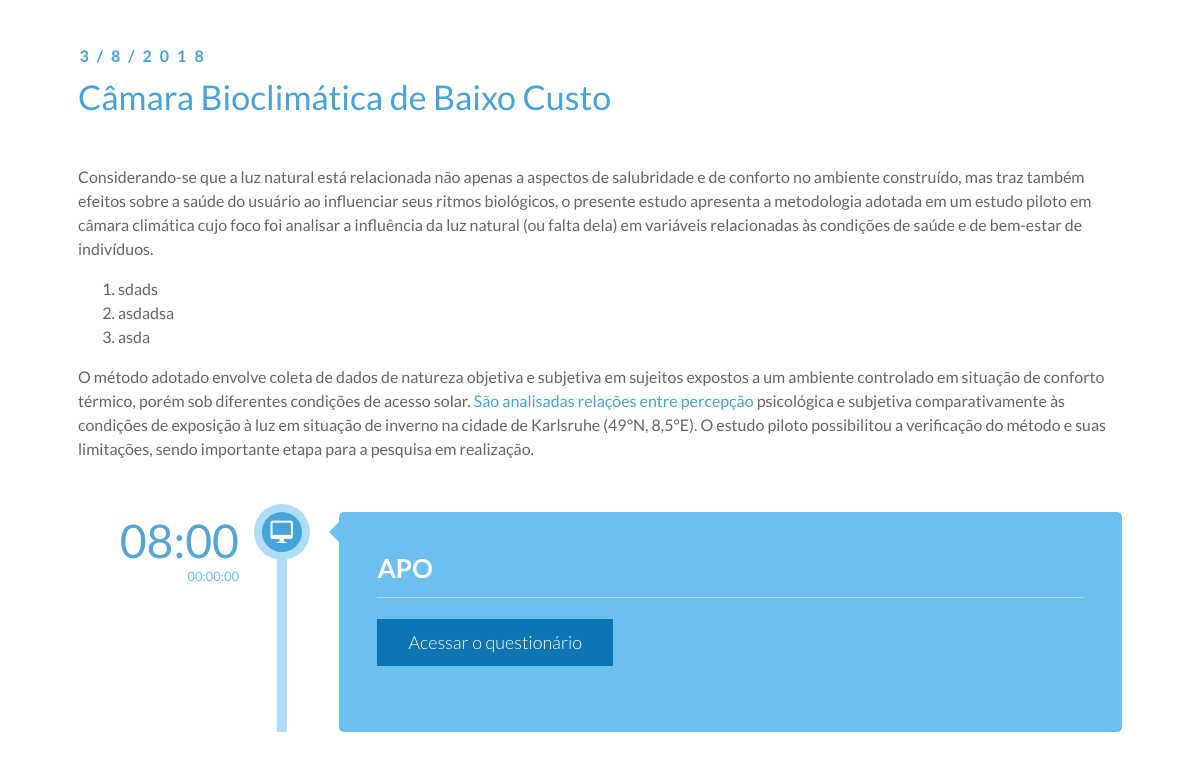
The page / on the database its author committed.
### tables this page shows
CREATE TABLE "configuration" (
	`id`	INTEGER PRIMARY KEY AUTOINCREMENT,
	`title`	TEXT NOT NULL,
	`intro`	TEXT,
	`answered`	TEXT,
	`access`	TEXT,
	`back`	TEXT,
	`stop`	TEXT,
	`password`	TEXT
);

CREATE TABLE "session" (
	`id`	INTEGER PRIMARY KEY AUTOINCREMENT,
	`timetablehour`	INTEGER NOT NULL,
	`timetableminute`	INTEGER NOT NULL
);

CREATE TABLE "questionnaire" (
	`id`	INTEGER PRIMARY KEY AUTOINCREMENT,
	`title`	INTEGER,
	`link`	TEXT,
	`session_id`	INTEGER NOT NULL,
	`sort`	INTEGER NOT NULL DEFAULT 0
);

### index.php (the view, shortened to what this page needs)
<?php
$db = new PDO('sqlite:storage/db.db');
$sql = "SELECT * FROM configuration";
$stmt = $db->prepare($sql);
$stmt->execute();
$config = $stmt->fetchAll(PDO::FETCH_ASSOC);
if (!isset($config[0])) {
	$sql = "INSERT INTO configuration (id, title, intro, answered, access, back, stop) VALUES (1, '', '', '', '', '', '')";
    $stmt = $db->prepare($sql);
    $stmt->execute();
	$sql = "SELECT * FROM configuration";
	$stmt = $db->prepare($sql);
	$stmt->execute();
	$config = $stmt->fetchAll(PDO::FETCH_ASSOC)[0];
} else {
	$config = $config[0];
}
$sql = "SELECT * FROM session ORDER BY timetablehour, timetableminute";
$stmt = $db->prepare($sql);
$stmt->execute();
$sessions = $stmt->fetchAll(PDO::FETCH_ASSOC);
foreach($sessions as $key => $value) {
	$sql = "SELECT * FROM questionnaire WHERE session_id = {$value['id']} ORDER BY sort, id";
	$stmt = $db->prepare($sql);
	$stmt->execute();
	$sessions[$key]['questionnaires'] = $stmt->fetchAll(PDO::FETCH_ASSOC);
}
?>
<!DOCTYPE html>
<html lang="pt-br" class="no-js">
	<head>
		<link rel="stylesheet" type="text/css" href="assets/css/default.css" />
		<link rel="stylesheet" type="text/css" href="assets/css/component.css" />
		<link rel="stylesheet" type="text/css" href="assets/css/button.css" />
	</head>
	<body>
		<div class="container">
			<header class="clearfix">
				<span id="today"></span>
                <h1><?php echo $config['title'] ?></h1>
			</header>
			<div class="main">
	            <?php if ($config['intro']) : ?>
				<div id="intro">
	            	<?php echo $config['intro'] ?>
		            <hr>
		        </div>
	        	<?php endif; ?>
				<ul class="cbp_tmtimeline">
					<?php foreach($sessions as $key => $value) : ?>
						<?php if ($value['questionnaires']) : ?>
						<li id="time<?php echo sprintf('%02d', $value['timetablehour']) . sprintf('%02d', $value['timetableminute']) ?>" class="session">
							<time class="cbp_tmtime" datetime="<?php echo sprintf('%02d', $value['timetablehour']) . ':' . sprintf('%02d', $value['timetableminute']) ?>"><span><?php echo sprintf('%02d', $value['timetablehour']) . ':' . sprintf('%02d', $value['timetableminute']) ?></span><span class="cronometer" date-hour="<?php echo $value['timetablehour'] ?>" date-minute="<?php echo $value['timetableminute'] ?>" ></span></time>
							<div class="cbp_tmicon cbp_tmicon-screen" id="session<?php echo $value['id'] ?>"></div>
							<div class="cbp_tmlabel">
							<?php foreach($value['questionnaires'] as $k => $v) : ?>
	                            <div class="questionnaire" id="q<?php echo $v['id'] ?>">
									<h2><?php echo $v['title'] ?></h2>
	                                <a href="<?php echo $v['link'] ?>" target="_blank" class="button answer"><?php echo $config['access'] ?></a>
	                            </div>
							<?php endforeach; ?>
							</div>
						</li>
						<?php endif; ?>
					<?php endforeach; ?>
				</ul>
			</div>
		</div>
	</body>
</html>

### assets/css/default.css (style rules this page uses)
*, *:after, *:before { -webkit-box-sizing: border-box; -moz-box-sizing: border-box; box-sizing: border-box; }
body, html { font-size: 100%; padding: 0; margin: 0; }
.clearfix:before, .clearfix:after { content: " "; display: table; }
.clearfix:after { clear: both; }
body { font-family: 'Lato', Calibri, Arial, sans-serif; color: #47a3da; }
a { color: #f0f0f0; text-decoration: none; }
#intro { font-size:16px; line-height:1.5; color:#666; }
#intro a { color: #47a3da; }
hr { border:none; margin: 20px 0; border-bottom: 1px solid rgba(255,255,255,0.4); }
h2 { font-size:26px; }
.main, .container > header { width: 95%; max-width: 69em; margin: 0 auto; padding: 0 1.875em 3.125em; }
.container > header { padding: 2.875em 1.875em 1.875em; }
.container > header h1 { font-size: 2.125em; line-height: 1.3; margin: 0; float: left; font-weight: 400; }
.container > header span { display: block; font-weight: 700; text-transform: uppercase; letter-spacing: 0.5em; padding: 0 0 0.6em 0.1em; }

### assets/css/component.css (style rules this page uses)
.cbp_tmtimeline { margin: 30px 0 0 0; padding: 0; list-style: none; position: relative; }
.cbp_tmtimeline:before { content: ''; position: absolute; top: 0; bottom: 0; width: 10px; background: #afdcf8; left: 20%; margin-left: -10px; }
.cbp_tmtimeline > li { position:relative; }
.cbp_tmtimeline > li .cbp_tmtime { display: block; width: 25%; padding-right: 100px; position: absolute; }
.cbp_tmtimeline > li .cbp_tmtime span { display: block; text-align: right; }
.cbp_tmtimeline > li .cbp_tmtime span:first-child { font-size: 2.9em; color: #56a5d2; }
.cbp_tmtimeline > li .cbp_tmtime span:last-child { font-size: 0.9em; color: #bdd0db; }
.cbp_tmtimeline > li:nth-child(odd) .cbp_tmtime span:last-child { color: #6cbfee; }
.cbp_tmtimeline > li .cbp_tmlabel { margin: 0 0 15px 25%; background: #56a5d2; color: #fff; padding: 2em; font-size: 1.2em; font-weight: 300; line-height: 1.4; position: relative; border-radius: 5px; }
.cbp_tmtimeline > li:nth-child(odd) .cbp_tmlabel { background: #6cbfee; }
.cbp_tmtimeline > li .cbp_tmlabel h2 { margin-top: 0px; padding: 0 0 10px 0; border-bottom: 1px solid rgba(255,255,255,0.4); }
.cbp_tmtimeline > li .cbp_tmlabel:after { right: 100%; border: solid transparent; content: " "; height: 0; width: 0; position: absolute; pointer-events: none; border-right-color: #56a5d2; border-width: 10px; top: 10px; }
.cbp_tmtimeline > li:nth-child(odd) .cbp_tmlabel:after { border-right-color: #6cbfee; }
.cbp_tmtimeline > li .cbp_tmicon { width: 40px; height: 40px; font-family: 'ecoico'; speak: none; font-style: normal; font-weight: normal; font-variant: normal; text-transform: none; font-size: 1.4em; line-height: 40px; -webkit-font-smoothing: antialiased; position: absolute; color: #fff; background: #46a4da; border-radius: 50%; box-shadow: 0 0 0 8px #afdcf8; text-align: center; left: 20%; top: 0; margin: 0 0 0 -25px; }
.cbp_tmicon-screen:before { content: "\e001"; }

### assets/css/button.css (style rules this page uses)
.button { display:inline-block; text-transform: none; letter-spacing: 0; text-align: center; color: #333; font-size: 18px; font-family: "Lato", sans-serif; font-weight: 300; margin: 0 0 20px; white-space: nowrap; padding:10px 30px; background: #0d75b2; border: 1px solid #0d75b2; color: #FFF; overflow: hidden; transition: all 0.5s; }

### rows shown on the page
configuration: title "Câmara Bioclimática de Baixo Custo", intro "Considerando-se que a luz natural está relacionada não apenas a aspectos de salubridade e de conforto no ambiente construído, mas traz também efeitos sobre a saúde do usuário ao influenciar seus ritmos biológicos, o presente estudo apresenta a metodologia adotada em um estudo piloto em câmara climática cujo foco foi analisar a influência da luz natural (ou falta dela) em variáveis relacionadas às condições de saúde e de bem-estar de indivíduos. sdads asdadsa asda O método adotado envolve coleta de dados de natureza objetiva e subjetiva em sujeitos expostos a um ambiente controlado em situação de conforto térmico, porém sob diferentes condições de acesso solar. São analisadas relações entre…", access "Acessar o questionário"
session: timetablehour "08", timetableminute "00"
questionnaire: title "APO"
